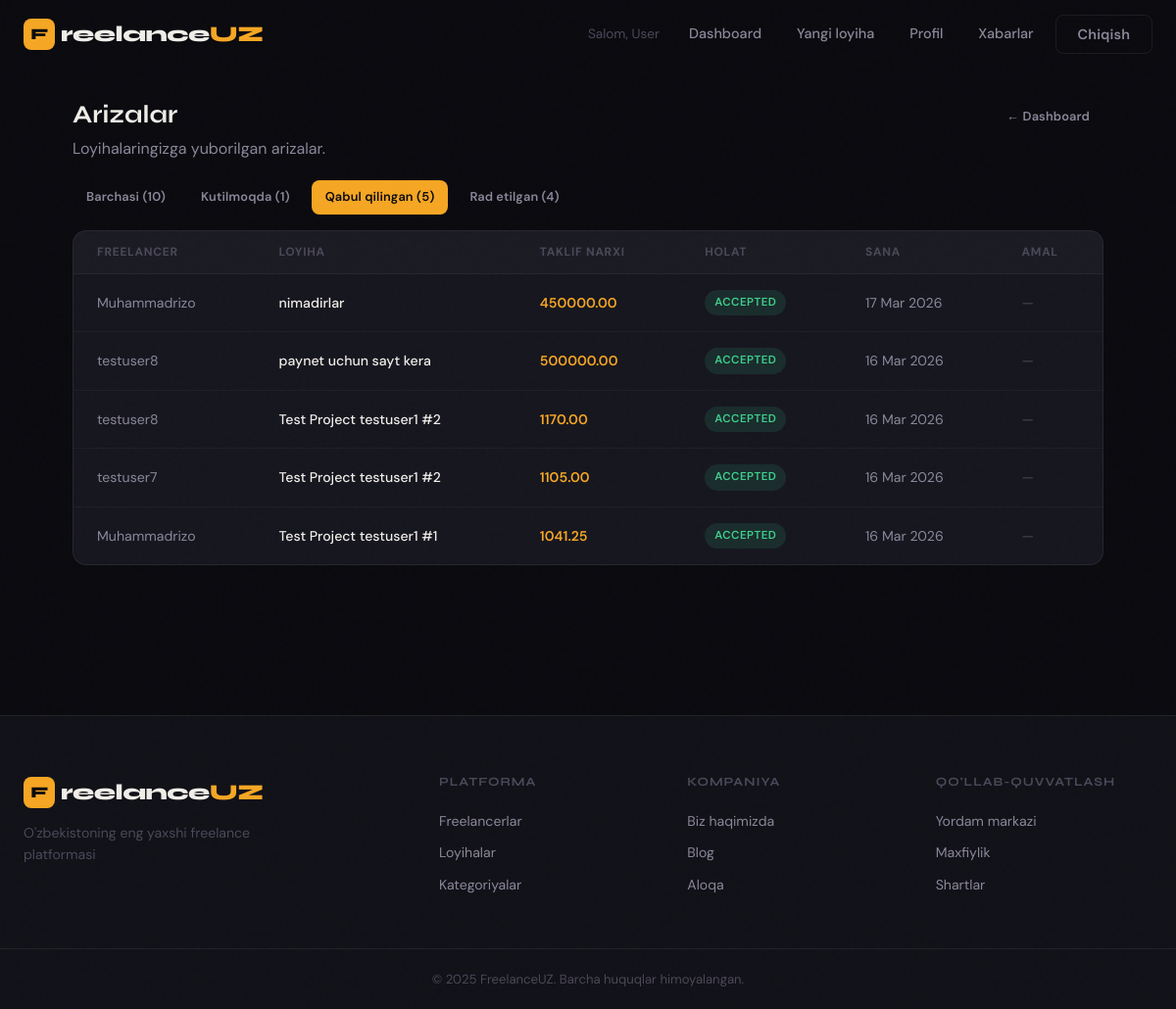
The page /projects/client/proposals/?status=accepted (signed in) on the database its author committed.
### users/models.py (models this page shows, shortened)
class CustomUser(AbstractUser, TimeStamped):
    class Role(models.TextChoices):
        CLIENT = 'client', 'Client'
        FREELANCER = 'freelancer', 'Freelancer'
    role = models.CharField(max_length=13, choices=Role.choices, default=Role.CLIENT)
    bio = models.TextField(blank=True)
    avatar = models.ImageField(upload_to="users/avatar/", blank=True, null=True)
    phone = models.CharField(max_length=20, blank=True, null=True, unique=True)
    title = models.CharField(max_length=120, blank=True)
    location = models.CharField(max_length=120, blank=True)
    website = models.URLField(blank=True)
    telegram = models.CharField(max_length=64, blank=True)
    hourly_rate = models.DecimalField(max_digits=12, decimal_places=2, null=True, blank=True)
    cover_photo = models.ImageField(upload_to="users/cover/", blank=True, null=True)
    is_verified = models.BooleanField(default=False)
    is_online = models.BooleanField(default=False)
    categories = models.ManyToManyField("Category", blank=True, related_name="users")

### service/models.py (models this page shows, shortened)
class Bid(TimeStamped):
    class StatusChoices(models.TextChoices):
        PENDING = "Pending", "pending"
        ACCEPTED = "Accepted", "accepted"
        REJECTED = "Rejected", "rejected"
    project = models.ForeignKey(Project, on_delete=models.CASCADE, )
    freelancer = models.ForeignKey(CustomUser, on_delete=models.CASCADE)
    price = models.DecimalField(max_digits=13, decimal_places=2)
    message = models.CharField(max_length=256)
    status = models.CharField(max_length=9, choices=StatusChoices.choices)

class Project(TimeStamped):
    class StatusChoices(models.TextChoices):
        OPEN = "Open", "open"
        IN_PROGRESS = "In progress", "in_progress"
        COMPLETED = "Completed", "completed"
        CANCELLED = "Cancelled", "cancelled"
    title = models.CharField(max_length=256)
    description = models.TextField()
    category = models.CharField(max_length=120, blank=True)
    budget = models.DecimalField(max_digits=13, decimal_places=2)
    deadline = models.DateTimeField()
    client = models.ForeignKey(CustomUser, on_delete=models.CASCADE, related_name="projects")
    progress = models.PositiveSmallIntegerField(default=0)
    status = models.CharField(max_length=12, choices=StatusChoices.choices, default=StatusChoices.OPEN)

### service/views.py (the view)
# urls.py: path("client/proposals/", ClientProposalsView.as_view(), name="client_proposals"),
class ClientProposalsView(LoginRequiredMixin, View):
    login_url = "login"
    def dispatch(self, request, *args, **kwargs):
        if request.user.role != CustomUser.Role.CLIENT:
            return redirect("home")
        return super().dispatch(request, *args, **kwargs)
    def get(self, request):
        status = request.GET.get("status", "").lower()
        status_map = {
            "pending": Bid.StatusChoices.PENDING,
            "accepted": Bid.StatusChoices.ACCEPTED,
            "rejected": Bid.StatusChoices.REJECTED,
        }
        qs = Bid.objects.filter(project__client=request.user).select_related("project", "freelancer")
        if status in status_map:
            qs = qs.filter(status=status_map[status])
        qs = qs.order_by("-created_at")
        context = {
            "proposals": qs,
            "active_filter": status,
            "count_all": Bid.objects.filter(project__client=request.user).count(),
            "count_pending": Bid.objects.filter(
                project__client=request.user, status=Bid.StatusChoices.PENDING
            ).count(),
            "count_accepted": Bid.objects.filter(
                project__client=request.user, status=Bid.StatusChoices.ACCEPTED
            ).count(),
            "count_rejected": Bid.objects.filter(
                project__client=request.user, status=Bid.StatusChoices.REJECTED
            ).count(),
        }
        return render(request, "client_proposals.html", context)

### templates/client_proposals.html (shortened to what this page needs)
{% extends 'base.html' %}
{% load static %}
{% block content %}
<div style="max-width:1100px;margin:0 auto;padding:32px 24px;">
  <div style="display:flex;align-items:flex-start;justify-content:space-between;gap:16px;flex-wrap:wrap;margin-bottom:20px;">
    <div>
      <h1 style="font-size:1.6rem;margin-bottom:6px;">Arizalar</h1>
      <p style="color:var(--text-secondary);">Loyihalaringizga yuborilgan arizalar.</p>
    </div>
    <a href="{% url 'home' %}" class="btn btn-ghost btn-sm">← Dashboard</a>
  </div>
  <div style="display:flex;gap:8px;flex-wrap:wrap;margin-bottom:16px;">
    <a href="{% url 'client_proposals' %}"
       class="btn btn-sm {% if not active_filter %}btn-primary{% else %}btn-ghost{% endif %}">
      Barchasi ({{ count_all }})
    </a>
    <a href="{% url 'client_proposals' %}?status=pending"
       class="btn btn-sm {% if active_filter == 'pending' %}btn-primary{% else %}btn-ghost{% endif %}">
      Kutilmoqda ({{ count_pending }})
    </a>
    <a href="{% url 'client_proposals' %}?status=accepted"
       class="btn btn-sm {% if active_filter == 'accepted' %}btn-primary{% else %}btn-ghost{% endif %}">
      Qabul qilingan ({{ count_accepted }})
    </a>
    <a href="{% url 'client_proposals' %}?status=rejected"
       class="btn btn-sm {% if active_filter == 'rejected' %}btn-primary{% else %}btn-ghost{% endif %}">
      Rad etilgan ({{ count_rejected }})
    </a>
  </div>
  <div class="table-container">
    <table>
      <thead>
        <tr>
          <th>Freelancer</th>
          <th>Loyiha</th>
          <th>Taklif narxi</th>
          <th>Holat</th>
          <th>Sana</th>
          <th>Amal</th>
        </tr>
      </thead>
      <tbody>
        {% if proposals %}
          {% for proposal in proposals %}
          <tr>
            <td>{{ proposal.freelancer.get_full_name|default:proposal.freelancer.username }}</td>
            <td style="color:var(--text-primary);font-weight:500;">{{ proposal.project.title }}</td>
            <td style="color:var(--accent);font-weight:600;">{{ proposal.price }}</td>
            <td>
              {% with status=proposal.status|lower %}
                <span class="badge {% if status == 'accepted' %}badge-success{% elif status == 'rejected' %}badge-danger{% else %}badge-info{% endif %}">
                  {{ proposal.get_status_display }}
                </span>
              {% endwith %}
            </td>
            <td>{{ proposal.created_at|date:"d M Y" }}</td>
            <td>
              {% with status=proposal.status|lower %}
                {% if status == 'pending' %}
                  <div style="display:flex;gap:6px;flex-wrap:wrap;">
                    <form method="post" action="{% url 'client_bid_action' proposal.id 'accept' %}">
                      {% csrf_token %}
                      <button type="submit" class="btn btn-success btn-sm">Qabul</button>
                    </form>
                    <form method="post" action="{% url 'client_bid_action' proposal.id 'reject' %}">
                      {% csrf_token %}
                      <button type="submit" class="btn btn-outline btn-sm">Rad</button>
                    </form>
                  </div>
                {% else %}
                  <span style="color:var(--text-muted);">—</span>
                {% endif %}
              {% endwith %}
            </td>
          </tr>
          {% endfor %}
        {% else %}
          <tr>
            <td colspan="6" style="text-align:center;color:var(--text-muted);padding:24px;">
              Hozircha arizalar yo'q
            </td>
          </tr>
        {% endif %}
      </tbody>
    </table>
  </div>
</div>
{% endblock %}

### templates/base.html (shortened to what this page needs)
<!DOCTYPE html>
<html lang="uz">
<head>
    {% load static %}
    <link rel="stylesheet" href="{% static 'css/main.css' %}">
</head>
<body class="{% block body_class %}{% endblock %}">
<nav class="navbar" id="navbar">
    <div class="nav-container">
        <a href="{% url 'home' %}" class="nav-logo">
            <span class="logo-mark">F</span>
            <span class="logo-text">reelance<em>UZ</em></span>
        </a>
        <div class="nav-links">
            {% if user.is_authenticated %}
                <span class="nav-greeting">Salom, {{ user.first_name|default:user.username }}</span>
                <a href="{% url 'home' %}" class="nav-link">Dashboard</a>
                {% if user.role == 'client' %}
                    <a href="{% url 'project_create' %}" class="nav-link">Yangi loyiha</a>
                {% endif %}
                <a href="{% url 'profile' %}" class="nav-link">Profil</a>
                <a href="{% url 'chat' %}" class="nav-link">Xabarlar</a>
                <form action="{% url 'logout' %}" method="post" class="logout-form">
                    <button type="submit" class="btn btn-outline">Chiqish</button>
                </form>
            {% else %}
                <a href="{% url 'login' %}" class="nav-link">Kirish</a>
                <a href="{% url 'signup' %}" class="btn btn-primary">Ro'yxatdan o'tish</a>
            {% endif %}
        </div>
    </div>
</nav>
<main class="main-content">
    {% block content %}{% endblock %}
</main>
<footer class="footer">
    <div class="footer-container">
        <div class="footer-brand">
            <a href="{% url 'home' %}" class="nav-logo">
                <span class="logo-mark">F</span>
                <span class="logo-text">reelance<em>UZ</em></span>
            </a>
            <p>O'zbekistoning eng yaxshi freelance platformasi</p>
        </div>
        <div class="footer-links">
            <div class="footer-col">
                <h4>Platforma</h4>
                <a href="{% url 'home' %}">Freelancerlar</a>
                <a href="{% url 'home' %}">Loyihalar</a>
                <a href="{% url 'home' %}">Kategoriyalar</a>
            </div>
            <div class="footer-col">
                <h4>Kompaniya</h4>
                <a href="{% url 'home' %}">Biz haqimizda</a>
                <a href="{% url 'home' %}">Blog</a>
                <a href="{% url 'home' %}">Aloqa</a>
            </div>
            <div class="footer-col">
                <h4>Qo'llab-quvvatlash</h4>
                <a href="{% url 'home' %}">Yordam markazi</a>
                <a href="{% url 'home' %}">Maxfiylik</a>
                <a href="{% url 'home' %}">Shartlar</a>
            </div>
        </div>
    </div>
    <div class="footer-bottom">
        <p>© 2025 FreelanceUZ. Barcha huquqlar himoyalangan.</p>
    </div>
</footer>
</body>
</html>

### rows shown on the page
CustomUser: first_name "User"
Bid: freelancer.get_full_name "Muhammadrizo", project "nimadirlar", price "450000.00", status "ACCEPTED", created_at "17 Mar 2026"
Bid: freelancer.get_full_name "testuser8", project "paynet uchun sayt kera", price "500000.00", status "ACCEPTED", created_at "16 Mar 2026"
Bid: freelancer.get_full_name "testuser8", project "Test Project testuser1 #2", price "1170.00", status "ACCEPTED", created_at "16 Mar 2026"
Bid: freelancer.get_full_name "testuser7", project "Test Project testuser1 #2", price "1105.00", status "ACCEPTED", created_at "16 Mar 2026"
Bid: freelancer.get_full_name "Muhammadrizo", project "Test Project testuser1 #1", price "1041.25", status "ACCEPTED", created_at "16 Mar 2026"

### other values the page prints
{{ count_all }} "10"
{{ count_pending }} "1"
{{ count_accepted }} "5"
{{ count_rejected }} "4"
